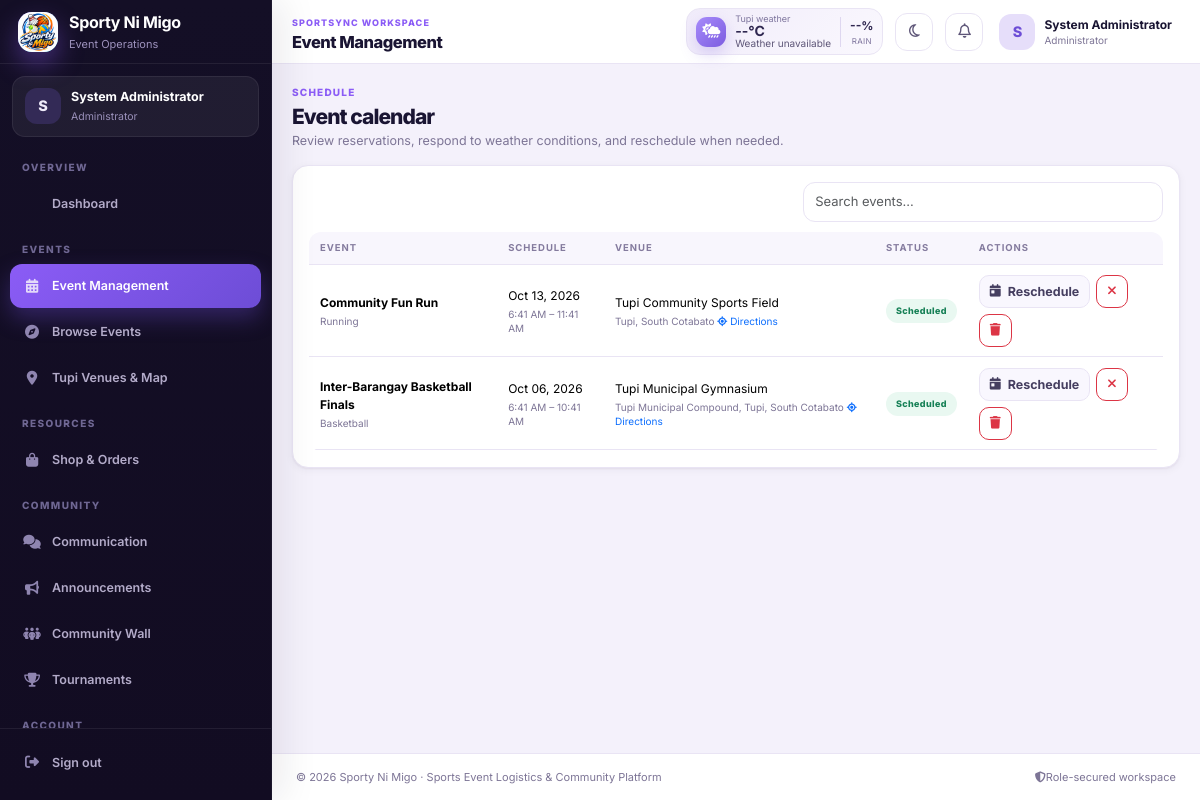
The app's page /index.php?page=events (signed in) with its own data.
### tables this page shows
CREATE TABLE users (
  id INT AUTO_INCREMENT PRIMARY KEY,
  role_id INT NOT NULL,
  full_name VARCHAR(120) NOT NULL,
  email VARCHAR(150) UNIQUE NOT NULL,
  password_hash VARCHAR(255) NOT NULL,
  clerk_id VARCHAR(64) NULL UNIQUE,
  phone VARCHAR(40),
  address VARCHAR(255) NULL,
  status ENUM('active','inactive') DEFAULT 'active',
  failed_login_attempts INT NOT NULL DEFAULT 0,
  locked_until DATETIME NULL,
  email_verified_at DATETIME NULL,
  last_login_at DATETIME NULL,
  reset_token_hash CHAR(64) NULL,
  reset_expires_at DATETIME NULL,
  created_at TIMESTAMP DEFAULT CURRENT_TIMESTAMP,
  updated_at TIMESTAMP DEFAULT CURRENT_TIMESTAMP ON UPDATE CURRENT_TIMESTAMP,
  INDEX idx_users_role (role_id),
  FOREIGN KEY (role_id) REFERENCES roles(id)
);

CREATE TABLE roles (
  id INT AUTO_INCREMENT PRIMARY KEY,
  name VARCHAR(50) UNIQUE NOT NULL
);

CREATE TABLE events (
  id INT AUTO_INCREMENT PRIMARY KEY,
  title VARCHAR(160) NOT NULL,
  description TEXT,
  event_type VARCHAR(80),
  start_at DATETIME NOT NULL,
  end_at DATETIME NOT NULL,
  venue_id INT NULL,
  organizer_id INT NULL,
  status ENUM('draft','scheduled','ongoing','completed','cancelled') DEFAULT 'scheduled',
  is_outdoor TINYINT(1) DEFAULT 0,
  created_at TIMESTAMP DEFAULT CURRENT_TIMESTAMP,
  INDEX idx_events_organizer_schedule (organizer_id, status, start_at),
  INDEX idx_events_venue_schedule (venue_id, status, start_at, end_at),
  FOREIGN KEY (venue_id) REFERENCES venues(id) ON DELETE SET NULL,
  FOREIGN KEY (organizer_id) REFERENCES users(id) ON DELETE SET NULL
);

CREATE TABLE venues (
  id INT AUTO_INCREMENT PRIMARY KEY,
  name VARCHAR(120) NOT NULL,
  address VARCHAR(255),
  latitude DECIMAL(10,7),
  longitude DECIMAL(10,7),
  capacity INT DEFAULT 0,
  facilities TEXT,
  layout_notes TEXT,
  image_path VARCHAR(255) NULL,
  status ENUM('available','maintenance','inactive') DEFAULT 'available',
  created_at TIMESTAMP DEFAULT CURRENT_TIMESTAMP
);

### index.php (the view, shortened to what the rows shown need)
<?php
require 'config/db.php';
require 'config/auth.php';
require 'config/schedule.php';
validate_session_user($pdo);
$u=current_user();
$page=$_GET['page']??'dashboard';
$isAdmin=has_role(['Administrator']);
$isManager=can_role('manage_events');
$canPlanEvent=can_role('plan_event');
function status_badge($status){$s=strtolower((string)$status);$map=['scheduled'=>'success','ongoing'=>'primary','completed'=>'secondary','cancelled'=>'danger','draft'=>'warning','available'=>'success','maintenance'=>'warning','active'=>'success','pending'=>'warning','approved'=>'success','rejected'=>'danger','confirmed'=>'primary','ready'=>'info','verifying'=>'warning'];$c=$map[$s]??'info';return '<span class="status-pill status-'.$c.'">'.e(ucwords(str_replace('_',' ',$status))).'</span>';}
$menu=[
 'dashboard'=>['Dashboard','fa-grid-2','Overview'],
 'events'=>[$isManager?'Event Management':'My Events','fa-calendar-days','Events'],
 'discover'=>['Browse Events','fa-compass','Events'],
 'venues'=>['Tupi Venues & Map','fa-location-dot','Events'],
 'shop'=>[$isManager?'Shop & Orders':'Equipment Shop','fa-bag-shopping','Resources'],
 'communication'=>['Communication','fa-comments','Community'],
 'announcements'=>['Announcements','fa-bullhorn','Community'],
 'community'=>['Community Wall','fa-people-group','Community'],
 'tournament'=>['Tournaments','fa-trophy','Community'],
 'profile'=>['My Profile','fa-user','Account'],
];
if($canPlanEvent){
    $menu=['dashboard'=>$menu['dashboard'],'plan'=>['Plan an Event','fa-calendar-plus','Events']] + array_diff_key($menu,['dashboard'=>1]);
}else{
    $menu['equipment']=['Equipment Management','fa-dumbbell','Manage'];
}
if($isManager){
    $menu['participants']=['Participants','fa-users','Manage'];
    $menu['inventory']=['Inventory','fa-boxes-stacked','Manage'];
    $menu['reports']=['Reports','fa-chart-column','Manage'];
}
if($isAdmin){$menu['users']=['Users','fa-user-shield','Manage'];$menu['sms']=['SMS Notifications','fa-mobile-screen-button','Admin'];$menu['manage']=['Data Management','fa-database','Admin'];}
?><!doctype html>
<html lang="en"><head>
<link href="https://cdn.jsdelivr.net/npm/bootstrap@5.3.3/dist/css/bootstrap.min.css" rel="stylesheet"><link href="https://cdnjs.cloudflare.com/ajax/libs/font-awesome/6.5.2/css/all.min.css" rel="stylesheet"><link rel="stylesheet" href="https://unpkg.com/leaflet@1.9.4/dist/leaflet.css"><link rel="stylesheet" href="assets/css/app.css?v=20261002a"><link rel="stylesheet" href="assets/css/ui-polish.css?v=20261002a"></head>
<body class="app-body">
<div class="app-shell">
<aside class="sidebar" id="sidebar">
 <div class="sidebar-user"><div class="avatar"><?=e(strtoupper(substr($u['name'],0,1)))?></div><div class="min-w-0"><strong><?=e($u['name'])?></strong><small><?=e($u['role_name'])?></small></div></div>
</aside>
<div class="content-wrap">
<header class="topbar"><div class="topbar-left"><div><h1><?=e($menu[$page][0]??'Dashboard')?></h1></div></div><div class="topbar-right"><a class="user-chip" href="?page=profile"><div class="avatar"><?=e(strtoupper(substr($u['name'],0,1)))?></div><div class="d-none d-md-block"><strong><?=e($u['name'])?></strong><small><?=e($u['role_name'])?></small></div></a></div></header>
<main class="main-content" id="mainContent" tabindex="-1">
<?php if($page==='dashboard'):
if($isManager){
 $myEvents=(int)$pdo->query('SELECT COUNT(*) FROM events WHERE status<>"cancelled"')->fetchColumn();
 $upcoming=(int)$pdo->query('SELECT COUNT(*) FROM events WHERE start_at>NOW() AND status="scheduled"')->fetchColumn();
 $reserved=(int)$pdo->query('SELECT COALESCE(SUM(quantity),0) FROM event_equipment_reservations WHERE status="reserved"')->fetchColumn();
 $orderCount=(int)$pdo->query('SELECT COUNT(*) FROM orders WHERE status IN("pending","confirmed","ready")')->fetchColumn();
 $userCount=(int)$pdo->query('SELECT COUNT(*) FROM users WHERE status="active"')->fetchColumn();
 $nextEvents=$pdo->query('SELECT e.*,v.name venue_name FROM events e LEFT JOIN venues v ON v.id=e.venue_id WHERE e.start_at>=NOW() AND e.status="scheduled" ORDER BY e.start_at LIMIT 4')->fetchAll();
}else{
 $q=$pdo->prepare('SELECT COUNT(*) FROM events WHERE organizer_id=? AND status<>"cancelled"');$q->execute([$u['id']]);$myEvents=(int)$q->fetchColumn();
 $q=$pdo->prepare('SELECT COUNT(*) FROM events WHERE organizer_id=? AND start_at>NOW() AND status="scheduled"');$q->execute([$u['id']]);$upcoming=(int)$q->fetchColumn();
 $q=$pdo->prepare('SELECT COALESCE(SUM(quantity),0) FROM event_equipment_reservations WHERE user_id=? AND status="reserved"');$q->execute([$u['id']]);$reserved=(int)$q->fetchColumn();
 $q=$pdo->prepare('SELECT COUNT(*) FROM orders WHERE user_id=? AND status<>"cancelled"');$q->execute([$u['id']]);$orderCount=(int)$q->fetchColumn();
 $userCount=0;
 $q=$pdo->prepare('SELECT e.*,v.name venue_name FROM events e LEFT JOIN venues v ON v.id=e.venue_id WHERE e.organizer_id=? AND e.start_at>=NOW() AND e.status="scheduled" ORDER BY e.start_at LIMIT 4');$q->execute([$u['id']]);$nextEvents=$q->fetchAll();
}
$recentNotices=$pdo->query('SELECT a.*,u.full_name FROM announcements a LEFT JOIN users u ON u.id=a.created_by WHERE expires_at IS NULL OR expires_at>NOW() ORDER BY created_at DESC LIMIT 3')->fetchAll();
$community=$pdo->query('SELECT p.*,u.full_name FROM community_posts p JOIN users u ON u.id=p.user_id ORDER BY p.created_at DESC LIMIT 3')->fetchAll();
?>
<div class="dashboard-welcome">
 <div><span class="eyebrow">WELCOME BACK</span><h2>Hello, <?=e(explode(' ',$u['name'])[0])?> 👋</h2><p><?=$isManager?'Monitor events, resources, users, orders, and urgent communications from one workspace.':'Your next event, venue, equipment, updates, and conversations are all within reach.'?></p><div class="hero-actions"><?php if($canPlanEvent):?><a class="btn btn-primary" href="?page=plan"><i class="fa-solid fa-calendar-plus"></i>Plan an event</a><?php else:?><a class="btn btn-primary" href="?page=events"><i class="fa-solid fa-calendar-check"></i>Manage events</a><?php endif;?><a class="btn btn-soft" href="?page=communication"><i class="fa-solid fa-comments"></i>Open messages</a></div></div>
 <div class="weather-hero" id="dashboardWeather"><i class="fa-solid fa-cloud-showers-heavy"></i><div><small>Current weather · Tupi</small><strong id="dashWeatherTemp">--°C</strong><span id="dashWeatherText">Checking live conditions...</span></div><div class="weather-metrics"><span><b id="dashRain">--%</b> rain</span><span><b id="dashWind">--</b> km/h</span></div></div>
</div>
<div class="stats-grid dashboard-stats"><div class="stat-card"><div class="stat-icon blue"><i class="fa-solid fa-calendar-check"></i></div><div><small><?=$isManager?'Total events':'My events'?></small><strong><?=$myEvents?></strong></div></div><div class="stat-card"><div class="stat-icon green"><i class="fa-solid fa-clock"></i></div><div><small>Upcoming</small><strong><?=$upcoming?></strong></div></div><div class="stat-card"><div class="stat-icon orange"><i class="fa-solid fa-dumbbell"></i></div><div><small>Reserved equipment</small><strong><?=$reserved?></strong></div></div><div class="stat-card"><div class="stat-icon purple"><i class="fa-solid fa-bag-shopping"></i></div><div><small>Orders</small><strong><?=$orderCount?></strong></div></div><?php if($isManager):?><div class="stat-card"><div class="stat-icon blue"><i class="fa-solid fa-location-dot"></i></div><div><small>Active venues</small><strong><?=$pdo->query('SELECT COUNT(*) FROM venues WHERE status="available"')->fetchColumn()?></strong></div></div><?php endif;?><?php if($isAdmin):?><div class="stat-card"><div class="stat-icon blue"><i class="fa-solid fa-user-shield"></i></div><div><small>Active users</small><strong><?=$userCount?></strong></div></div><?php endif;?></div>
<div class="dashboard-grid">
 <section class="panel"><div class="panel-head"><div><span class="eyebrow">UPCOMING</span><h3><?=$isManager?'Upcoming events':'Your next events'?></h3></div><a href="?page=events">View all</a></div><?php if(!$nextEvents):?><div class="empty-state compact"><i class="fa-regular fa-calendar-plus"></i><h4>No upcoming events yet</h4><p><?=$canPlanEvent?'Choose a date on the planner to create your first event.':'No scheduled event is waiting for management.'?></p><?php if($canPlanEvent):?><a class="btn btn-primary btn-sm" href="?page=plan">Open planner</a><?php endif;?></div><?php else:?><div class="event-list"><?php foreach($nextEvents as $e):?><article class="event-row"><div class="event-date"><strong><?=date('d',strtotime($e['start_at']))?></strong><span><?=strtoupper(date('M',strtotime($e['start_at'])))?></span></div><div class="event-info"><h4><?=e($e['title'])?></h4><p><i class="fa-regular fa-clock"></i><?=e(date('g:i A',strtotime($e['start_at'])))?> · <i class="fa-solid fa-location-dot"></i><?=e($e['venue_name']??'TBA')?></p></div><a class="icon-btn" href="?page=events"><i class="fa-solid fa-arrow-right"></i></a></article><?php endforeach;?></div><?php endif;?></section>
 <section class="panel"><div class="panel-head"><div><span class="eyebrow">ANNOUNCEMENTS</span><h3>Latest notices</h3></div><a href="?page=announcements">View all</a></div><?php if(!$recentNotices):?><div class="empty-state compact"><i class="fa-regular fa-bell"></i><h4>No announcements</h4><p>Important reminders will appear here.</p></div><?php else:foreach($recentNotices as $n):?><article class="dashboard-notice <?=e($n['type'])?>"><i class="fa-solid <?=$n['type']==='emergency'?'fa-triangle-exclamation':'fa-bullhorn'?>"></i><div><strong><?=e($n['title'])?></strong><p><?=e(mb_strimwidth(strip_tags($n['body']),0,105,'…'))?></p><small><?=e(date('M d · g:i A',strtotime($n['created_at'])))?></small></div></article><?php endforeach;endif;?></section>
 <section class="panel quick-panel"><div class="panel-head"><div><span class="eyebrow">QUICK ACCESS</span><h3>What do you want to do?</h3></div></div><div class="quick-grid"><?php if($canPlanEvent):?><a href="?page=plan"><i class="fa-solid fa-calendar-plus"></i><span>Plan event</span></a><?php endif;?><a href="?page=venues"><i class="fa-solid fa-map-location-dot"></i><span>Find venue</span></a><a href="?page=shop"><i class="fa-solid fa-bag-shopping"></i><span>Equipment shop</span></a><a href="?page=communication"><i class="fa-solid fa-comments"></i><span>Messages</span></a><a href="?page=community"><i class="fa-solid fa-people-group"></i><span>Community</span></a><a href="?page=announcements"><i class="fa-solid fa-bullhorn"></i><span>Notices</span></a></div></section>
 <section class="panel"><div class="panel-head"><div><span class="eyebrow">COMMUNITY</span><h3>Latest activity</h3></div><a href="?page=community">Open wall</a></div><?php if(!$community):?><div class="empty-state compact"><i class="fa-solid fa-people-group"></i><h4>No community posts yet</h4><p>Event and tournament updates will appear here.</p></div><?php else:foreach($community as $p):?><div class="feed-mini"><div class="avatar"><?=e(strtoupper(substr($p['full_name'],0,1)))?></div><div><strong><?=e($p['full_name'])?></strong><p><?=e(mb_strimwidth($p['content'],0,110,'…'))?></p><small><?=e(date('M d, g:i A',strtotime($p['created_at'])))?></small></div></div><?php endforeach;endif;?></section>
</div>
<?php elseif($page==='events'):
$sql='SELECT e.*,v.name venue_name,v.address,v.latitude venue_latitude,v.longitude venue_longitude FROM events e LEFT JOIN venues v ON v.id=e.venue_id '.($isManager?'':'WHERE e.organizer_id=? ').'ORDER BY e.start_at DESC';$q=$pdo->prepare($sql);$q->execute($isManager?[]:[$u['id']]);$events=$q->fetchAll();$venues=$pdo->query('SELECT * FROM venues WHERE status="available" ORDER BY name')->fetchAll();
?>
<div class="page-intro"><div><h2><?=$isManager?'Event calendar':'My events'?></h2></div></div>
<div class="panel"><div class="table-toolbar"><input class="form-control search-input" data-table-search="#eventsTable" placeholder="Search events..."></div><div class="table-responsive"><table class="table modern-table" id="eventsTable"><thead><tr><th>Event</th><th>Schedule</th><th>Venue</th><th>Status</th><th>Actions</th></tr></thead><tbody><?php foreach($events as $e):?><tr><td><strong><?=e($e['title'])?></strong><small><?=e($e['event_type'])?></small></td><td><?=e(date('M d, Y',strtotime($e['start_at'])))?><small><?=e(date('g:i A',strtotime($e['start_at'])))?> – <?=e(date('g:i A',strtotime($e['end_at'])))?></small></td><td><?=e($e['venue_name']??'TBA')?><small><?=e($e['address']??'')?> <?php if($e['venue_latitude'] && $e['venue_longitude']):?><a class="text-primary" href="https://www.google.com/maps/search/?api=1&query=<?=e($e['venue_latitude'])?>,<?=e($e['venue_longitude'])?>" target="_blank" rel="noopener"><i class="fa-solid fa-location-crosshairs"></i> Directions</a><?php endif;?></small></td><td><?=status_badge($e['status'])?></td><td><div class="action-row"><?php if($e['status']!=='cancelled'):?><button class="btn btn-sm btn-soft" data-bs-toggle="modal" data-bs-target="#reschedule<?=$e['id']?>"><i class="fa-solid fa-calendar-day"></i>Reschedule</button><form method="post"><input type="hidden" name="csrf" value="<?=csrf_token()?>"><input type="hidden" name="action" value="cancel_event"><input type="hidden" name="event_id" value="<?=$e['id']?>"><button class="btn btn-sm btn-outline-danger" data-confirm="Cancel this event and release its reservations?"><i class="fa-solid fa-xmark"></i></button></form><?php endif;?><?php if($isAdmin):?><form method="post"><input type="hidden" name="csrf" value="<?=csrf_token()?>"><input type="hidden" name="action" value="delete_event"><input type="hidden" name="event_id" value="<?=$e['id']?>"><button class="btn btn-sm btn-outline-danger" data-confirm="Permanently delete this event? Registrations and reservations are removed with it."><i class="fa-solid fa-trash"></i></button></form><?php endif;?></div></td></tr>
<?php endforeach;?></tbody></table></div></div>
<?php endif;?>
</main>
</div></div>

### records on screen
users: full_name "S", full_name "System Administrator", role.name "Administrator"
events: title "Community Fun Run", event_type "Running", start_at "Oct 13, 2026", start_at "6:41 AM", end_at "11:41 AM", venue.name "Tupi Community Sports Field", venue.address "Tupi, South Cotabato", status "Scheduled"
events: title "Inter-Barangay Basketball Finals", event_type "Basketball", start_at "Oct 06, 2026", start_at "6:41 AM", end_at "10:41 AM", venue.name "Tupi Municipal Gymnasium", venue.address "Tupi Municipal Compound, Tupi, South Cotabato", status "Scheduled"

### other values on screen
$m[2] "OVERVIEW"
$m[0] "Dashboard"
$m[2] "EVENTS"
$m[0] "Event Management"
$m[0] "Browse Events"
$m[0] "Tupi Venues & Map"
$m[2] "RESOURCES"
$m[0] "Shop & Orders"
$m[2] "COMMUNITY"
$m[0] "Communication"
$m[0] "Announcements"
$m[0] "Community Wall"
$m[0] "Tournaments"
$m[2] "ACCOUNT"
$menu[$page][0] "Event Management"
